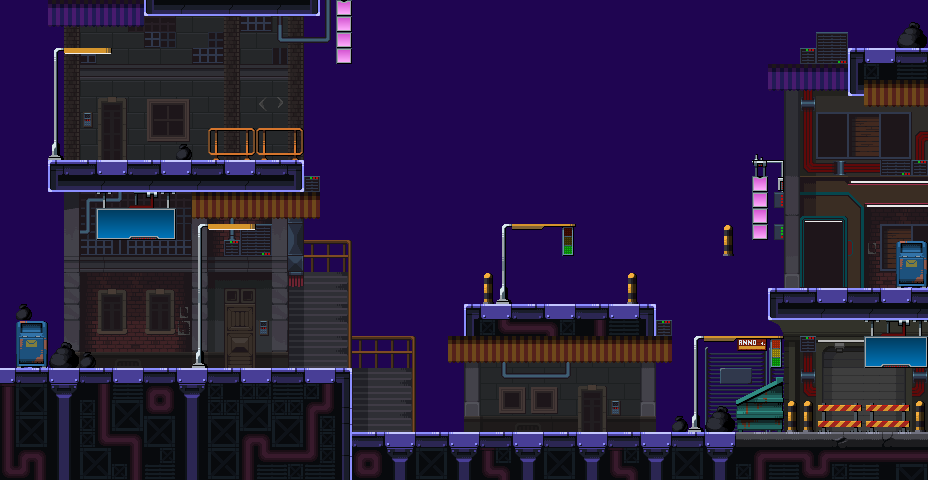

Rendered tile map (Tiled .tmx) drawn with the repository's tilesets; below, a short description and the map source with its tile grids summarised:
An orthogonal 58x30 tile map with 16x16 px tiles, 4 tile layers (Building, BuildingTop, Tiles, Deco), 3 tilesets.

<map version="1.10" tiledversion="1.10.2" orientation="orthogonal" renderorder="right-down" width="58" height="30" tilewidth="16" tileheight="16" infinite="0" backgroundcolor="#1f0551" nextlayerid="6" nextobjectid="1">
 <editorsettings>
  <export target="good/tiles.csv" format="csv" />
 </editorsettings>
 <tileset firstgid="1" source="Buildings.tsx" />
 <tileset firstgid="376" source="Tiles.tsx" />
 <tileset firstgid="430" source="Deco.tsx" />
 <layer id="3" name="Building" width="58" height="30">
  <data>[1740 cells, 624 non-empty, 131 distinct tile ids]</data>
 </layer>
 <layer id="4" name="BuildingTop" width="58" height="30">
  <data>[1740 cells, 154 non-empty, 77 distinct tile ids]</data>
 </layer>
 <layer id="1" name="Tiles" width="58" height="30">
  <data>[1740 cells, 388 non-empty, 38 distinct tile ids]</data>
 </layer>
 <layer id="2" name="Deco" width="58" height="30">
  <data>[1740 cells, 232 non-empty, 77 distinct tile ids]</data>
 </layer>
</map>
